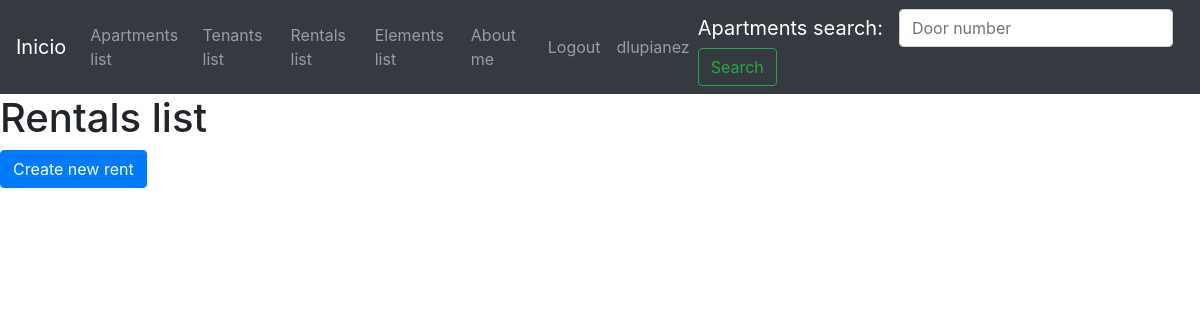
The page /rentals/rentals-list/ (signed in) on the database as committed earlier.
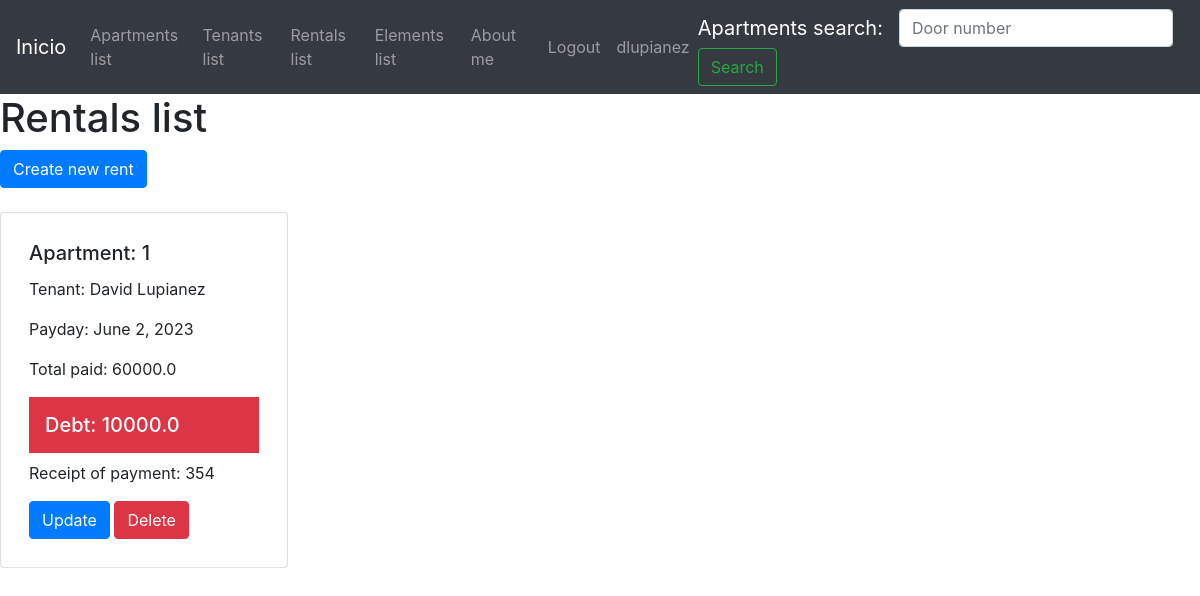
The same page on the database as committed later.
### rentals/models.py (models this page shows)
class Rent(models.Model):
    apartment = models.OneToOneField(Apartment, on_delete=models.CASCADE, related_name='apartment')
    tenant = models.OneToOneField(Tenant, on_delete=models.CASCADE, related_name='tenant')
    payday=models.DateField()
    total_paid=models.FloatField()
    debt=models.FloatField()
    receipt_of_payment=models.IntegerField()
    has_debt=models.BooleanField(default=False)

### apartments/models.py (models this page shows, shortened)
class Apartment(models.Model):
    door_number=models.CharField(max_length=10, null=False, blank=False)
    rental_value=models.FloatField()
    garage_value=models.FloatField()
    expenses_value=models.FloatField()
    total_value = computed_property.ComputedFloatField(compute_from='calculate_total_value')
    is_available=models.BooleanField(default=True)
    apartment_picture = models.ImageField(upload_to='apartment_images', null=True, blank=True)
    def calculate_total_value(self)-> float:
        return self.rental_value + self.garage_value + self.expenses_value

### tenants/models.py (models this page shows, shortened)
class Tenant(models.Model):
    name=models.CharField(max_length=50, null=False, blank=False)
    lastname=models.CharField(max_length=50, null=False, blank=False )
    email=models.EmailField(max_length=50, null=False, blank=False)
    phone=models.CharField(max_length=50, null=False, blank=False)
    is_active=models.BooleanField(default=True)
    tenant_picture = models.ImageField(upload_to='tenant_images', null=True, blank=True)

### rentals/views.py (the view)
# urls.py: path('rentals-list/', RentalsListView.as_view(), name='rentals_list'),
class RentalsListView(LoginRequiredMixin, ListView):
    model = Rent
    template_name = 'rentals/rentals-list.html'

### templates/rentals/rentals-list.html (shortened to what this page needs)
{% extends 'base.html' %}
{% block content %}
    <h1>Rentals list</h1>
    {% if request.user.is_authenticated %}
        {% if request.user.is_superuser %}
            <a href="/rentals/rent-create/" class="btn btn-primary">Create new rent</a>
        {% endif %}
    {% endif %}
    <br><br>
    {% for rent in object_list %}
        <div class="card  d-inline-flex p-2" style="width: 18rem;">
            <div class="card-body">
            <h5 class="card-title">Apartment: {{rent.apartment.door_number}}</h5>
            <p class="card-text">Tenant: {{rent.tenant.name}} {{rent.tenant.lastname}}</p>
            <p class="card-text">Payday: {{rent.payday}}</p>
            <p class="card-text">Total paid: {{rent.total_paid}}</p>
            {% if rent.has_debt %}
                <h5 class="card-title p-3 mb-2 bg-danger text-white">Debt: {{rent.debt}}</h5>
            {% else %}
                <h5 class="card-title">Debt: {{rent.debt}}</h5>
            {% endif %}
            <p class="card-text">Receipt of payment: {{rent.receipt_of_payment}}</p>
            {% if request.user.is_authenticated %}
                {% if request.user.is_superuser %}
                    <a href="/rentals/rent-update/{{rent.id}}" class="btn btn-primary">Update</a>
                    <a href="/rentals/rent-delete/{{rent.id}}" class="btn btn-danger">Delete</a>
                {% endif %}
            {% endif %}
        </div>
        </div>
    {% endfor %}
{% endblock %}

Rows that differ between the two databases and show on the page:
added Rent: apartment.door_number "1", tenant.name "David", tenant.lastname "Lupianez", payday "June 2, 2023", total_paid "60000.0", debt "10000.0", receipt_of_payment "354"
